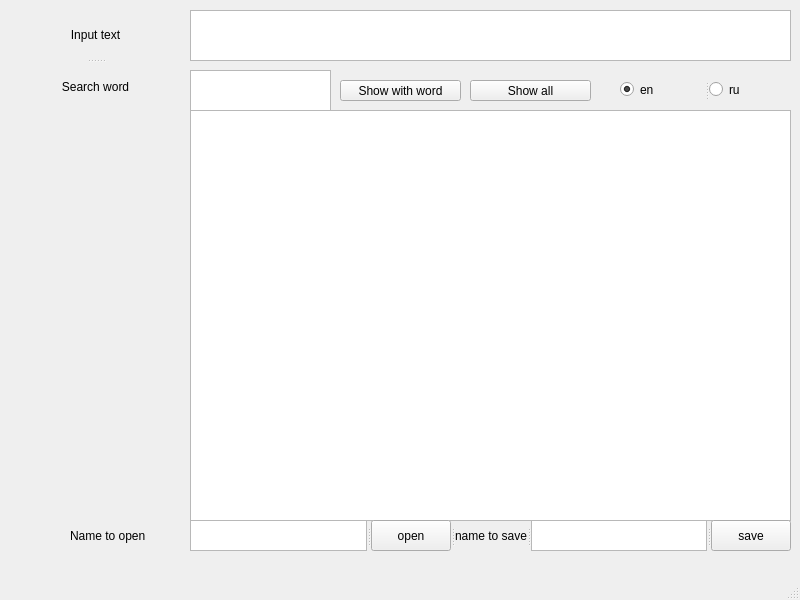
<?xml version="1.0" encoding="UTF-8"?>
<ui version="4.0">
 <class>MainWindow</class>
 <widget class="QMainWindow" name="MainWindow">
  <property name="geometry">
   <rect>
    <x>0</x>
    <y>0</y>
    <width>800</width>
    <height>600</height>
   </rect>
  </property>
  <property name="sizePolicy">
   <sizepolicy hsizetype="Fixed" vsizetype="Fixed">
    <horstretch>0</horstretch>
    <verstretch>0</verstretch>
   </sizepolicy>
  </property>
  <property name="minimumSize">
   <size>
    <width>800</width>
    <height>600</height>
   </size>
  </property>
  <property name="maximumSize">
   <size>
    <width>800</width>
    <height>600</height>
   </size>
  </property>
  <property name="windowTitle">
   <string>MainWindow</string>
  </property>
  <property name="windowIcon">
   <iconset>
    <normaloff>../build-chizaaaa-Desktop_Qt_6_0_2_MinGW_64_bit-Release/release/logo.png</normaloff>../build-chizaaaa-Desktop_Qt_6_0_2_MinGW_64_bit-Release/release/logo.png</iconset>
  </property>
  <widget class="QWidget" name="centralwidget">
   <widget class="QTextEdit" name="input">
    <property name="geometry">
     <rect>
      <x>190</x>
      <y>10</y>
      <width>601</width>
      <height>51</height>
     </rect>
    </property>
   </widget>
   <widget class="QTextEdit" name="find_word">
    <property name="geometry">
     <rect>
      <x>190</x>
      <y>70</y>
      <width>141</width>
      <height>41</height>
     </rect>
    </property>
   </widget>
   <widget class="QPushButton" name="find_button">
    <property name="geometry">
     <rect>
      <x>340</x>
      <y>80</y>
      <width>121</width>
      <height>21</height>
     </rect>
    </property>
    <property name="text">
     <string>Show with word</string>
    </property>
   </widget>
   <widget class="QTextEdit" name="output">
    <property name="geometry">
     <rect>
      <x>190</x>
      <y>110</y>
      <width>601</width>
      <height>411</height>
     </rect>
    </property>
   </widget>
   <widget class="QPushButton" name="find_all">
    <property name="geometry">
     <rect>
      <x>470</x>
      <y>80</y>
      <width>121</width>
      <height>21</height>
     </rect>
    </property>
    <property name="text">
     <string>Show all</string>
    </property>
   </widget>
   <widget class="QSplitter" name="splitter">
    <property name="geometry">
     <rect>
      <x>190</x>
      <y>520</y>
      <width>601</width>
      <height>31</height>
     </rect>
    </property>
    <property name="orientation">
     <enum>Qt::Horizontal</enum>
    </property>
    <widget class="QSplitter" name="splitter_4">
     <property name="orientation">
      <enum>Qt::Horizontal</enum>
     </property>
     <widget class="QTextEdit" name="open_link"/>
     <widget class="QPushButton" name="openButton">
      <property name="text">
       <string>open</string>
      </property>
     </widget>
     <widget class="QLabel" name="l3">
      <property name="text">
       <string>name to save</string>
      </property>
     </widget>
     <widget class="QTextEdit" name="link"/>
     <widget class="QPushButton" name="saveButton">
      <property name="text">
       <string>save</string>
      </property>
     </widget>
    </widget>
   </widget>
   <widget class="QLabel" name="l4">
    <property name="geometry">
     <rect>
      <x>70</x>
      <y>520</y>
      <width>121</width>
      <height>31</height>
     </rect>
    </property>
    <property name="text">
     <string>Name to open</string>
    </property>
   </widget>
   <widget class="QSplitter" name="splitter_3">
    <property name="geometry">
     <rect>
      <x>10</x>
      <y>10</y>
      <width>171</width>
      <height>101</height>
     </rect>
    </property>
    <property name="orientation">
     <enum>Qt::Vertical</enum>
    </property>
    <widget class="QLabel" name="l1">
     <property name="text">
      <string>Input text</string>
     </property>
     <property name="alignment">
      <set>Qt::AlignCenter</set>
     </property>
    </widget>
    <widget class="QLabel" name="l2">
     <property name="text">
      <string>Search word</string>
     </property>
     <property name="alignment">
      <set>Qt::AlignCenter</set>
     </property>
    </widget>
   </widget>
   <widget class="QSplitter" name="splitter_2">
    <property name="geometry">
     <rect>
      <x>620</x>
      <y>80</y>
      <width>168</width>
      <height>19</height>
     </rect>
    </property>
    <property name="orientation">
     <enum>Qt::Horizontal</enum>
    </property>
    <widget class="QRadioButton" name="chiz">
     <property name="enabled">
      <bool>true</bool>
     </property>
     <property name="cursor">
      <cursorShape>CrossCursor</cursorShape>
     </property>
     <property name="tabletTracking">
      <bool>false</bool>
     </property>
     <property name="acceptDrops">
      <bool>false</bool>
     </property>
     <property name="text">
      <string>en</string>
     </property>
     <property name="checked">
      <bool>true</bool>
     </property>
    </widget>
    <widget class="QRadioButton" name="vine">
     <property name="cursor">
      <cursorShape>CrossCursor</cursorShape>
     </property>
     <property name="text">
      <string>ru</string>
     </property>
    </widget>
   </widget>
  </widget>
  <widget class="QMenuBar" name="menubar">
   <property name="geometry">
    <rect>
     <x>0</x>
     <y>0</y>
     <width>800</width>
     <height>20</height>
    </rect>
   </property>
  </widget>
  <widget class="QStatusBar" name="statusbar"/>
 </widget>
 <resources/>
 <connections/>
</ui>
